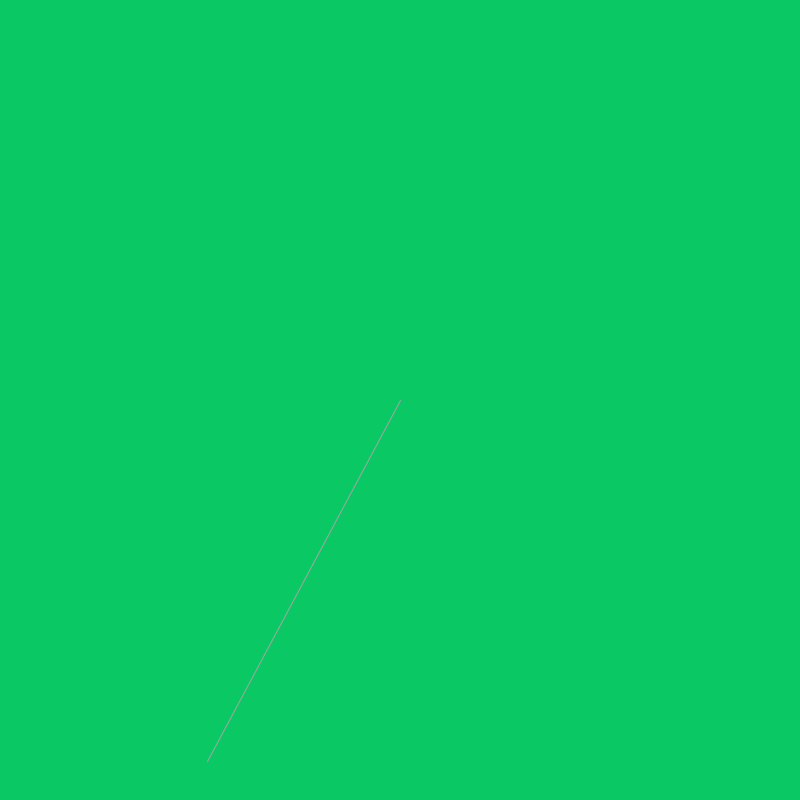
Frame 1 (no input)
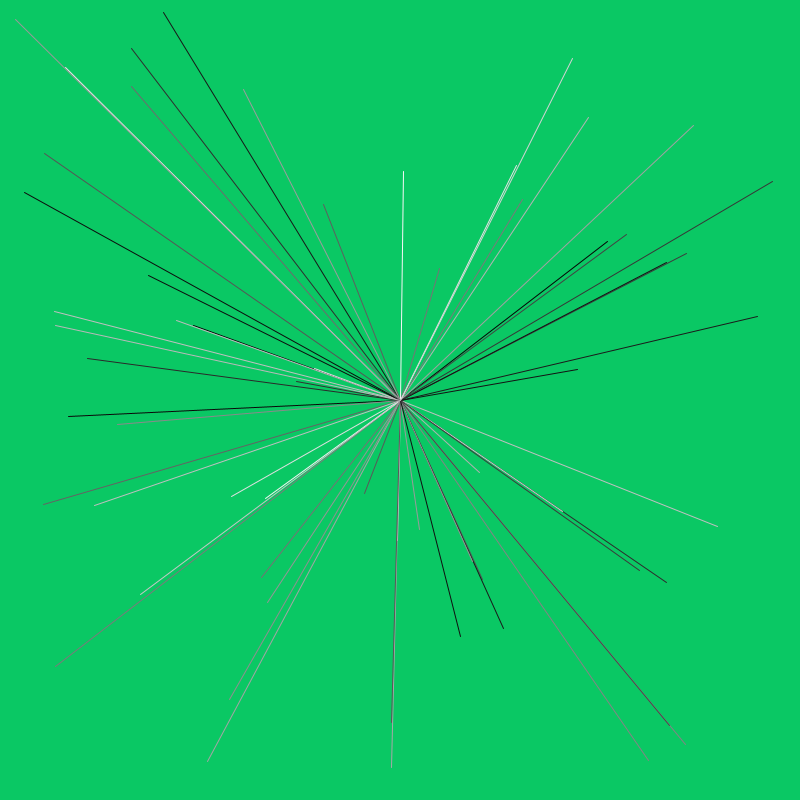
Frame 60 (the mouse pressed at the canvas centre just before this capture)
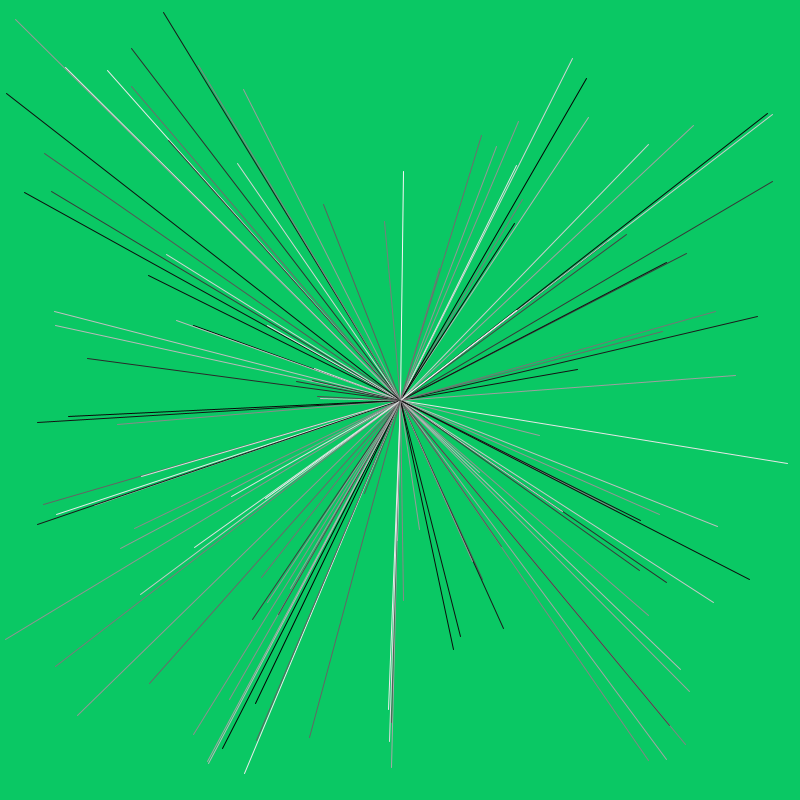
Frame 120 (the mouse held since frame 60 and released just before this capture)

The Processing sketch that drew these frames (run headless with seeded random() and noise(); from frame 60 on, the mouse is pressed at the canvas centre):

// Processing sketch: z_desafio_tunel
// ── z_desafio_tunel.pde
void setup() {
  size(800, 800);
  background(10,200,100);
}

void draw() {
  stroke(random(255));
  line(width/2, height/2, random(width), random(height));
}
